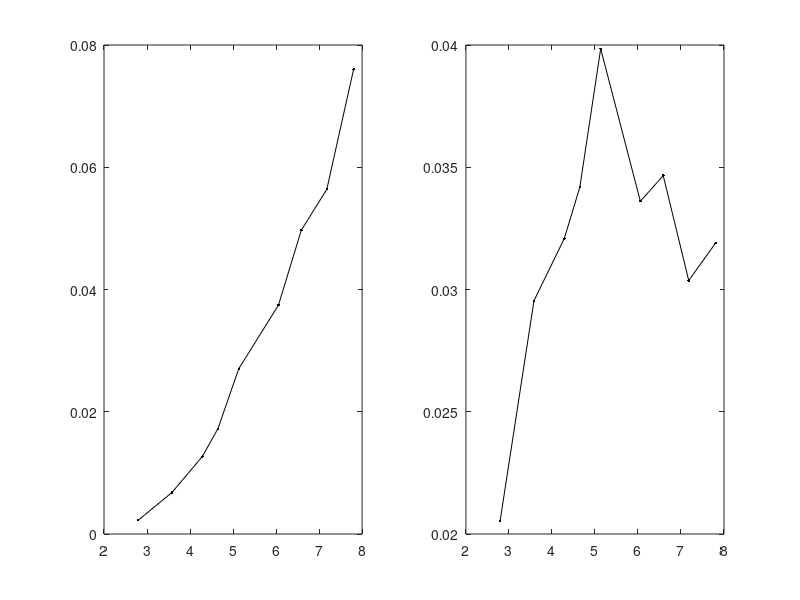

Reproduce this figure in MATLAB.
% u =(10:2:26);
% i =[0.065 0.081 0.099 0.117 0.137 0.156 0.177 0.200 0.220];
% v1=[2.795 3.582 4.286 4.648 5.133 6.056 6.587 7.180 7.803];
% r=0.5*103.84*10^(-3);
% s=pi*r*r;
% rho=1.185;
% p0=u.*i
% p1=0.5.*rho.*s.*(v1.^3)
% ita=p1./p0
%
% subplot(1, 2, 1);
% uv=scatter(u, v1, 200, 'k', '.');
% dddd=(0:0.22:1.76)-0.3;
% text(u-dddd, v1+0.12, arrayfun(@(x)sprintf("%.3f", x), v1), 'fontname', 'latin modern math', 'fontsize', 12)
%
% hold on;
% xlim([10, 26])
% xticks(u)
% set(gca, 'FontName', 'Latin Modern Math', 'FontSize', 15);
% xlabel('\fontname{Songti SC}输入电压 \fontname{Latin Modern Math}U/V');
% ylabel('\fontname{Songti SC}风速 \fontname{Latin Modern Math}V_1/(m/s)');
% box on;
% M=[u' ones(9,1)];
% k=M\(v1');
% v1pre=(M*k)';
%
% plot(u, v1pre, '-k', 'LineWidth', 2);
%
% subplot(1, 2, 2);
% plot(v1, ita, '.-k', 'LineWidth', 2, 'MarkerSize', 15);
% set(gca, 'FontName', 'Latin Modern Math', 'FontSize', 15);
% xlabel('\fontname{Songti SC}风速 \fontname{Latin Modern Math}V_1/(m/s)');
% ylabel('\fontname{Songti SC}转换效率 \fontname{Latin Modern Math}\eta');
% dddd=(0:0.22:1.76)-0.3;
% text(v1-0.55, ita, arrayfun(@(x)sprintf("%.3f", x), ita), 'fontname', 'latin modern math', 'fontsize', 12)




% r=(400:200:2000);
% u1=[2.40,3.20,3.85,4.10,4.42,4.67,4.88,5.02,5.25];
% u2=[5.12,6.30,7.20,8.01,8.30,8.71,8.96,9.15,9.20];
% p1=u1.^2./r
% p2=u2.^2./r
%
% plot(r, p1, '.--k', 'LineWidth', 2, 'MarkerSize', 15);
% hold on;
% plot(r, p2, '.-k', 'LineWidth', 2, 'MarkerSize', 15);
% set(gca, 'FontName', 'Latin Modern Math', 'FontSize', 15);
%
% xlim([400, 2000])
% xticks(r)
%
% legend(["\fontname{Songti SC}风机电压 \fontname{Latin Modern Math}16V; \fontname{Songti SC}风速 \fontname{Latin Modern Math}4.648m/s", "\fontname{Songti SC}风机电压 \fontname{Latin Modern Math}24V; \fontname{Songti SC}风速 \fontname{Latin Modern Math}7.180m/s"],...
%     'FontSize', 18);
% xlabel('\fontname{Songti SC}负载电阻 \fontname{Latin Modern Math}R/\Omega');
% ylabel('\fontname{Songti SC}输出功率 \fontname{Latin Modern Math}P/W');
% dddd=(0:13:104)-8;
% text(r-dddd, p1+0.001, arrayfun(@(x)sprintf("%.4f", x), p1), 'fontname', 'latin modern math', 'fontsize', 12)
% text(r-dddd, p2-0.001, arrayfun(@(x)sprintf("%.4f", x), p2), 'fontname', 'latin modern math', 'fontsize', 12);

u=(10:2:26);
u1=[1.50 2.61 3.56 4.15 5.20 6.12 7.05 7.51 8.72];
v1=[2.795 3.582 4.286 4.648 5.133 6.056 6.587 7.180 7.803];
p0=u1.^2./1000
r=0.5*103.84*10^(-3);
s=pi*r*r;
rho=1.185;
p1=0.5.*rho.*s.*(v1.^3)
eta=p0./p1

subplot(1, 2, 1);
plot(v1, p0, '.-k');

subplot(1, 2, 2);
plot(v1, eta, '.-k');
